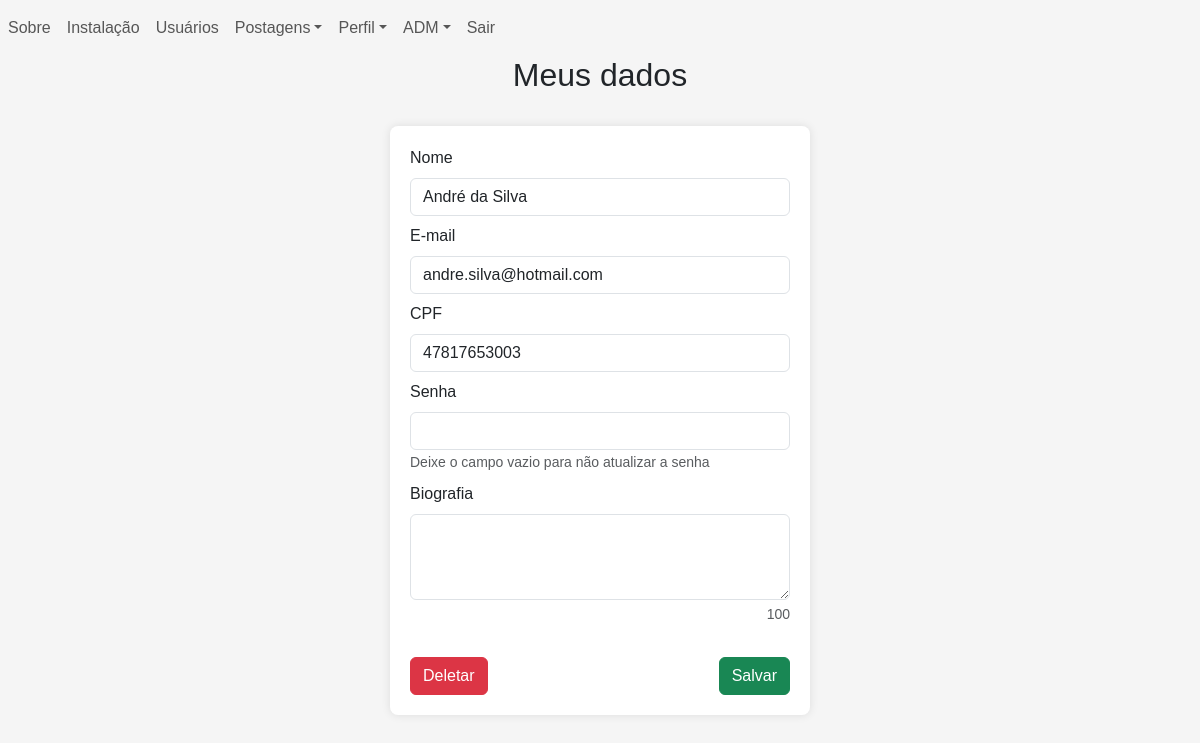
The app's page /users/crud/my_data.php (signed in) with its own data.
### tables this page shows
CREATE TABLE users (
    id INTEGER PRIMARY KEY AUTOINCREMENT,
    username VARCHAR(255) NOT NULL,
    email VARCHAR(255) NOT NULL UNIQUE,
    cpf VARCHAR(11) NOT NULL UNIQUE,
    created_at DATETIME DEFAULT CURRENT_TIMESTAMP,
    updated_at DATETIME
, pass VARCHAR(255) NOT NULL, bio VARCHAR(100), logged_at TIMESTAMP, adm boolean DEFAULT false);

### users/crud/my_data.php (the view, shortened to what this page needs)
<?php
    $db = db_conn();
    $result = $db->query('SELECT * FROM my_data WHERE id = '.$_SESSION['user']['id']);
    $my_data = $result->fetchArray(SQLITE3_ASSOC);
?>
<!DOCTYPE html>
<html lang="en">
    <head>
        <?php require SRC_URL."front/head.php" ?>
    </head>
    <body>
        <?php require SRC_URL."front/navbar.php" ?>
        <div class = "text-center">
            <h2>Meus dados</h2>
        </div>
        <form class = "container form-container" action="update_user.php" method = "POST" autocomplete = "off">
            <div class = "form-group">
                <label for="username-input" class = "form-label">Nome</label>
                <input type="text" id = "username-input" name = "username" class = "form-control" value = "<?php echo isset($_SESSION['update']["username"]) ? $_SESSION['update']["username"] : $my_data['username'] ?>" required>
            </div>
            <div class = "form-group">
                <label for="email-input" class = "form-label">E-mail</label>
                <input type="email" id = "email-input" name = "email" class = "form-control" value = "<?php echo isset($_SESSION['update']["email"]) ? $_SESSION['update']["email"] : $my_data['email'] ?>" required>
            </div>
            <div class = "form-group">
                <label for="cpf-input" class = "form-label">CPF</label>
                <input type="text" id = "cpf-input" name = "cpf" class = "form-control" value = "<?php echo isset($_SESSION['update']["cpf"]) ? $_SESSION['update']["cpf"] : $my_data['cpf'] ?>" required>
            </div>
            <div class = "form-group">
                <label for="pass-input" class = "form-label">Senha</label>
                <input type="password" id = "pass-input" name = "pass" class = "form-control" value = "<?php echo isset($_SESSION['update']["pass"]) ? $_SESSION['update']["pass"] : "" ?>" >
                <small class = "form-text text-muted" >
                    Deixe o campo vazio para não atualizar a senha
                </small>
                <br>
            </div>
            <div class = "form-group">
                <label for="bio-input" class = "form-label">Biografia</label>
                <textarea name="bio" id="bio-input" cols="30" rows="3" class = "form-control" maxlength = "100" oninput = "limitLength(100,'bio-feedback')" ></textarea>
                <small id = "bio-feedback" class = "form-text text-muted" style="display: block;text-align: right">
                    100
                </small>
                <br>
            </div>
            <div class = "row" >
                <div class = "col-lg-3 col-md-4 col-sm-12" style = "text-align: left">
                    <a class = "btn btn-danger" href="delete_user.php?id=<?php echo $my_data['id'] ?>">Deletar</a>
                </div>
                <div class = "col-lg-6 col-md-4 col-sm-12" style = "text-align: center">
                </div>
                <div class = "col-lg-3 col-md-4 col-sm-12" style = "text-align: right">
                    <button type = "submit" class = "btn btn-success">Salvar</button>
                </div>
            </div>
        </form>
    </body>
</html>

### main/index.css (style rules this page uses)
form { margin: auto; padding: 0.5rem; }
form .form-group { margin-bottom: 0.5rem; }
.form-container { position: relative; width: 35%; overflow: visible; }
body { font-family: Arial, sans-serif; background-color: #f5f5f5; margin: 0; }
.table-container, .container { margin: 2rem auto; padding: 20px; background-color: #fff; box-shadow: 0 0 10px rgba(0, 0, 0, 0.1); border-radius: 8px; }
.container { max-width: 80%; }
a { color: #007BFF; text-decoration: none; }
a.btn, .nav-link { text-decoration: none; }

### records on screen
users: username "André da Silva", email "andre.silva@hotmail.com", cpf "47817653003"

### other values on screen
$text "Sobre Instalação Usuários Sair"
$text "Postagens Perfil ADM"
